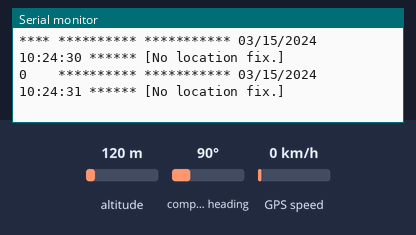
The sketch below on a simulated ESP32. On the bench: the last lines printed to the serial monitor. The test bench sets the inputs (shaded band); at power-on: altitude 120 m, compass heading 90°, GPS speed 0 km/h. The GPS gets a fix after 3 s at 37.7749, -122.4194 with 8 satellites.

Above: at 1.2 s.
1.3 s: altitude set to 104 m
At 3.8 s:
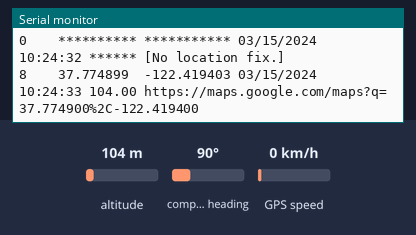
5.4 s: altitude set to 95 m
At 6.5 s:
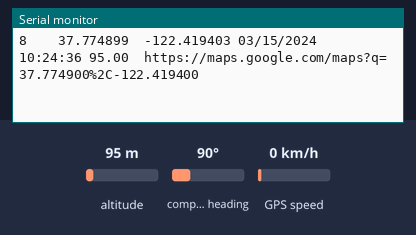
8.5 s: altitude set to 11 m
At 9.8 s:
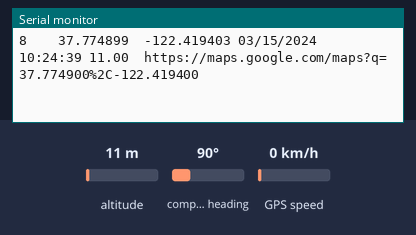
10.0 s: altitude set to 8 m
At 10.9 s:
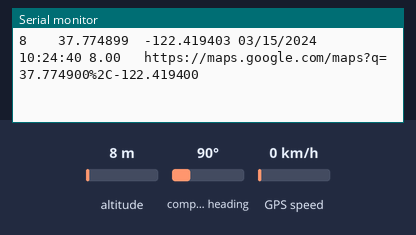

The sketch:

gps_esp32.ino
```cpp
#include <TinyGPS++.h>
#include <HardwareSerial.h>
#include <Wire.h>


/*
   This sample code demonstrates the normal use of a TinyGPS++ (TinyGPSPlus) object.
   It requires the use of SoftwareSerial, and assumes that you have a
   4800-baud serial GPS device hooked up on pins 4(rx) and 3(tx).
*/
static const int RXPin = 16, TXPin = 17;
static const uint32_t GPSBaud = 9600;

// The TinyGPS++ object
TinyGPSPlus gps;

// The serial connection to the GPS device
//HardwareSerial ss(1);
//SoftwareSerial ss(RXPin, TXPin);

void setup()
{
  Serial.begin(115200);
  Serial2.begin(GPSBaud, SERIAL_8N1, RXPin, TXPin);


  Serial.println(F("Sats Latitude   Longitude   Date       Time     Alt    GMaps Link"));
  Serial.println(F("     (deg)      (deg)                           (m)              "));
  Serial.println(F("-----------------------------------------------------------------"));

}

void loop()
{

  //static const double LONDON_LAT = 51.508131, LONDON_LON = -0.128002;

  printInt(gps.satellites.value(), gps.satellites.isValid(), 5);
  printFloat(gps.location.lat(), gps.location.isValid(), 11, 6);
  printFloat(gps.location.lng(), gps.location.isValid(), 12, 6);
  //printInt(gps.location.age(), gps.location.isValid(), 5);
  printDateTime(gps.date, gps.time);
  printFloat(gps.altitude.meters(), gps.altitude.isValid(), 7, 2);

  if (gps.location.isValid())
  {
    Serial.print(F("https://maps.google.com/maps?q="));
    Serial.print(gps.location.lat(), 6);
    Serial.print(F("%2C"));
    Serial.println(gps.location.lng(), 6);

  }
  else
  {
    Serial.print(F("[No location fix.]"));
  }

  Serial.println();

  smartDelay(1000);

  if (millis() > 5000 && gps.charsProcessed() < 10)
    Serial.println(F("No GPS data received: check wiring"));
}

// This custom version of delay() ensures that the gps object
// is being "fed".
static void smartDelay(unsigned long ms)
{
  unsigned long start = millis();
  do
  {
    while (Serial2.available())
      gps.encode(Serial2.read());
  } while (millis() - start < ms);
}

static void printFloat(float val, bool valid, int len, int prec)
{
  if (!valid)
  {
    while (len-- > 1)
      Serial.print('*');
    Serial.print(' ');
  }
  else
  {
    Serial.print(val, prec);
    int vi = abs((int)val);
    int flen = prec + (val < 0.0 ? 2 : 1); // . and -
    flen += vi >= 1000 ? 4 : vi >= 100 ? 3 : vi >= 10 ? 2 : 1;
    for (int i=flen; i<len; ++i)
      Serial.print(' ');
  }
  smartDelay(0);
}

static void printInt(unsigned long val, bool valid, int len)
{
  char sz[32] = "*****************";
  if (valid)
    sprintf(sz, "%ld", val);
  sz[len] = 0;
  for (int i=strlen(sz); i<len; ++i)
    sz[i] = ' ';
  if (len > 0)
    sz[len-1] = ' ';
  Serial.print(sz);
  smartDelay(0);
}

static void printDateTime(TinyGPSDate &d, TinyGPSTime &t)
{
  if (!d.isValid())
  {
    Serial.print(F("********** "));
  }
  else
  {
    char sz[32];
    sprintf(sz, "%02d/%02d/%02d ", d.month(), d.day(), d.year());
    Serial.print(sz);
  }

  if (!t.isValid())
  {
    Serial.print(F("******** "));
  }
  else
  {
    char sz[32];
    sprintf(sz, "%02d:%02d:%02d ", t.hour(), t.minute(), t.second());
    Serial.print(sz);
  }

  //printInt(d.age(), d.isValid(), 5);
  smartDelay(0);
}

static void printStr(const char *str, int len)
{
  int slen = strlen(str);
  for (int i=0; i<len; ++i)
    Serial.print(i<slen ? str[i] : ' ');
  smartDelay(0);
}
```

Measured:
- the behaviour switches between 100 and 99 m on altitude (found by bisection; images 1 and 2)
- the behaviour switches between 10 and 9 m on altitude (found by bisection; images 3 and 4)
- after the input at 1.3 s, the serial monitor: prints a new line after 1.7 s (image 1)
- after the input at 5.4 s, the serial monitor: prints a new line after 0.64 s (image 2)
- after the input at 8.5 s, the serial monitor: prints a new line after 0.55 s (image 3)
- after the input at 10.0 s, the serial monitor: prints a new line after 0.06 s (image 4)
